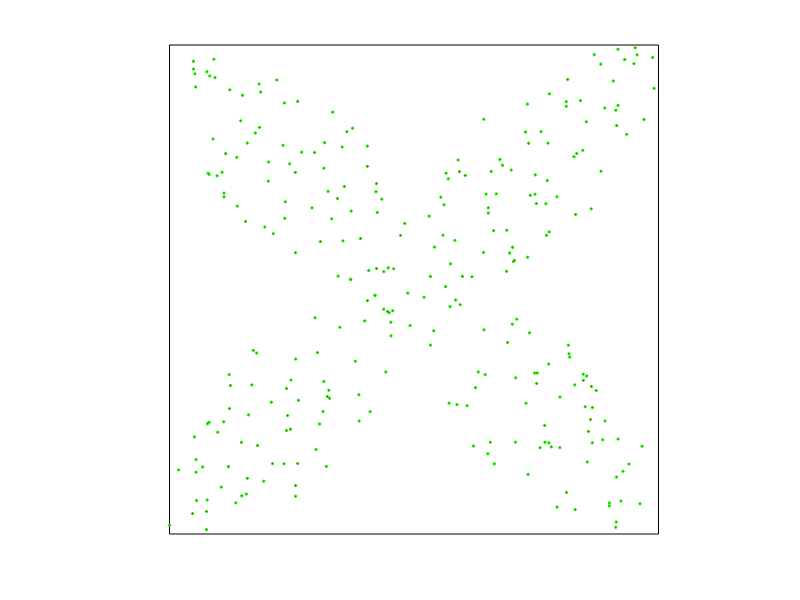

This chart was generated by the following MATLAB code:
clf; hold on;
axis square;
axis off;
pkg load statistics;

N = 500;
count=0;

rectangle('Position', [0 0 1 1]);

for i=1:N
    x=rand;
    y=rand;
    P0=pdist([0.5 0.5; x y]);
    PA=pdist([0 1; x y]);
    PB=pdist([1 1; x y]);
    PC=pdist([1 0; x y]);
    PD=pdist([0 0; x y]);
    obtuze = 0;
    if PA^2+PB^2 < 1
      obtuze++;
    endif
    if PB^2+PC^2 < 1
      obtuze++;
    endif
    if PC^2+PD^2 < 1
      obtuze++;
    endif
    if PD^2+PA^2 < 1
      obtuze++;
    endif
    if obtuze == 2
      count++;
      plot(x, y, 'dg', 'MarkerSize', 2, 'MarkerFaceColor', 'r');
    endif
end

p = count/N


